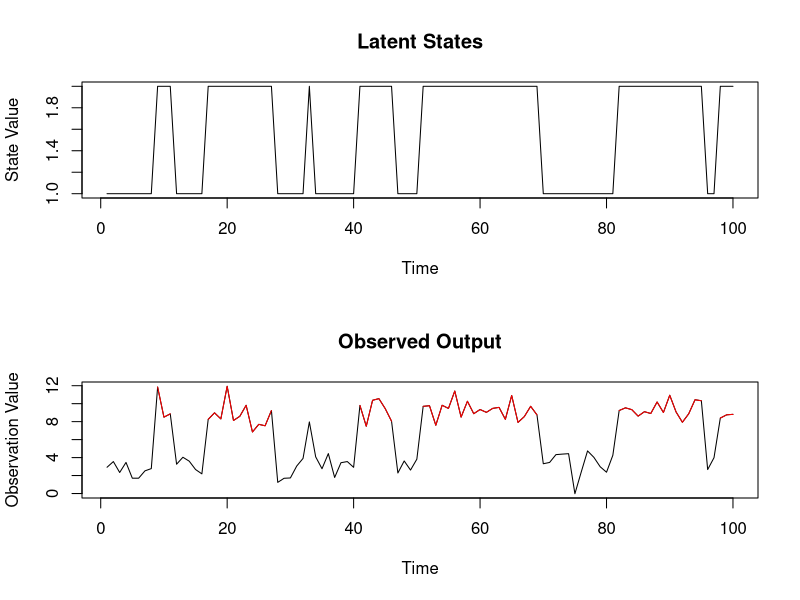

Here is the R script that generated this plot:
# HMM example data (hmm_example.RDS)

# transition matrix (2 states)
theta <- rbind(c(0.8,0.2),c(0.1,0.9))
# emmission vector (2 states)
psi <- c(3,9)
# timesteps
N <- 100

# hidden states
z <- 1
for (i in 2:N)
    z[i] <- sample(1:2, 1, replace = TRUE, prob = theta[z[i-1],])
# observations
y <- c()
for (i in 1:N)
    y[i] <- rnorm(1, psi[z[i]], 1)

# visualization
par(mfrow=c(2,1))
plot(z, type="l",
     main = "Latent States",
     ylab = "State Value",
     xlab = "Time")
plot(y, type = "l",
     main = "Observed Output",
     ylab = "Observation Value",
     xlab = "Time")
y_plt <- y
y_plt[z==1] <- NA
lines(y_plt, col = "red")
dev.off()
